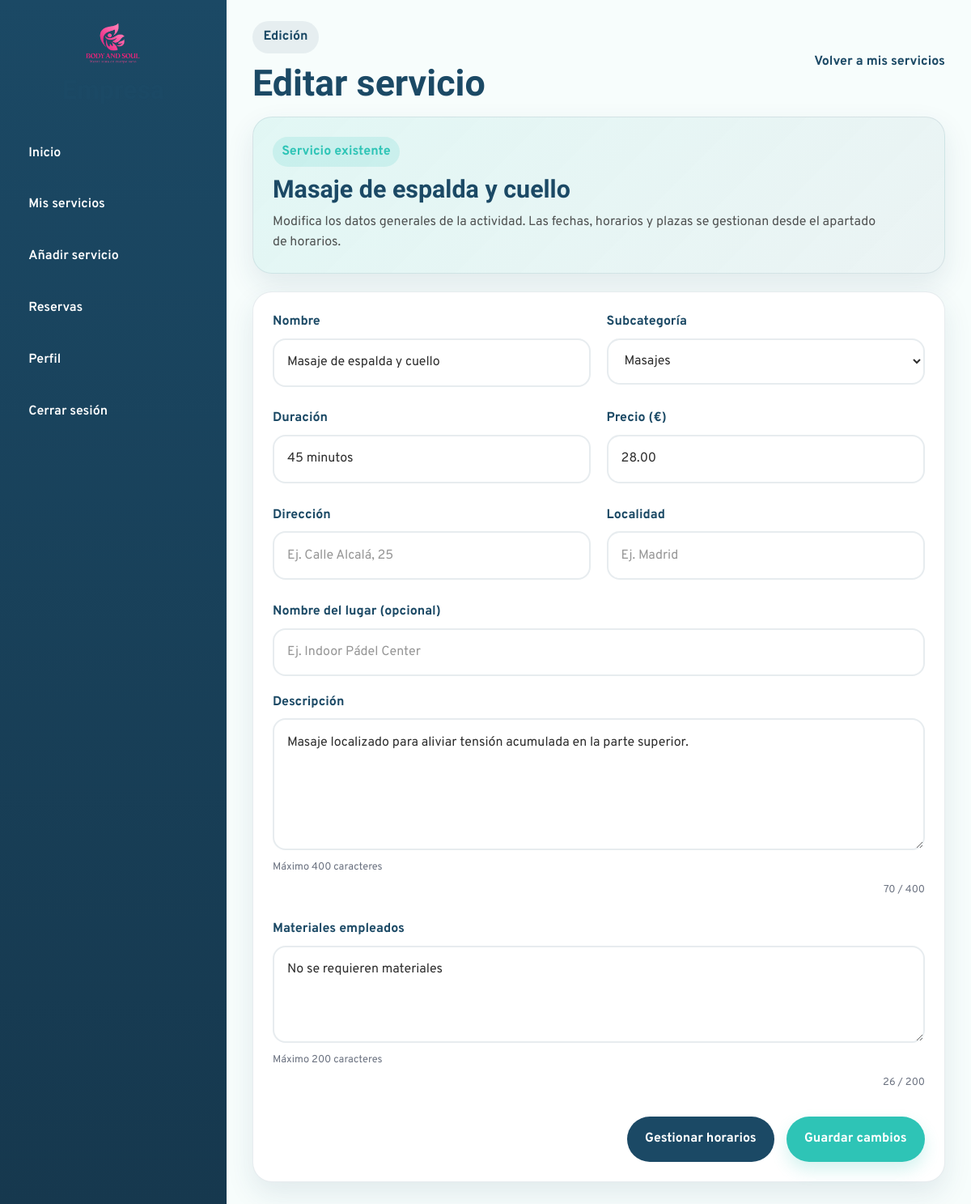
The app's page /Empresa/editar-servicio.php?id=69 (signed in) with its own data.
### tables this page shows
CREATE TABLE `servicio` (
  `id_servicio` int(11) NOT NULL,
  `id_empresa` int(11) NOT NULL,
  `nombre_servicio` varchar(150) NOT NULL,
  `descripcion` text DEFAULT NULL,
  `lugar` varchar(150) DEFAULT NULL,
  `id_categoria` int(11) NOT NULL,
  `precio` decimal(10,2) NOT NULL DEFAULT 0.00,
  `duracion` varchar(50) DEFAULT NULL,
  `materiales` text DEFAULT NULL,
  `estado` enum('activo','cancelado') NOT NULL DEFAULT 'activo'
);

CREATE TABLE `categoria` (
  `id_categoria` int(11) NOT NULL,
  `nombre` varchar(100) NOT NULL,
  `id_categoria_padre` int(11) DEFAULT NULL
);

### bd/bdact.php (called while the page is built, shortened)
<?php
class bdact{
public $pdo = "";
public function __construct($host,$port,$db,$user,$pass) {
    $this->pdo = new PDO("mysql:host=".$host.";port=".$port.";dbname=".$db.";charset=utf8", $user, $pass);
    }
public function ObtenerIdCategoriaPorNombre($nombreCategoria){
    $sentencia = "SELECT id_categoria
            FROM categoria
            WHERE nombre = :nombre
            LIMIT 1";
    $ejecuccion = $this->pdo->prepare($sentencia);
    $ejecuccion->execute([
        ":nombre" => $nombreCategoria
    ]);
    $fila = $ejecuccion->fetch(PDO::FETCH_ASSOC);
    return $fila["id_categoria"];
}
public function obtenerSubcat($idcatpadre){
    $sentencia = "SELECT * FROM categoria WHERE id_categoria_padre = :idcatpadre ORDER BY nombre ASC";
    $ejecuccion = $this->pdo->prepare($sentencia);
    $ejecuccion->execute([
        ":idcatpadre" => $idcatpadre
    ]);
    $fila=$ejecuccion->fetchAll(PDO::FETCH_ASSOC);
    return $fila;
}
public function obtenerActividadPorId($idServicio){
    $sentencia = "SELECT * FROM servicio WHERE id_servicio = :id_servicio AND estado = 'activo'";
    $ejecucion = $this->pdo->prepare($sentencia);
    $ejecucion->execute([
        ":id_servicio" => $idServicio
    ]);
    $fila = $ejecucion->fetch(PDO::FETCH_ASSOC);
    return $fila;
}
}
?>

### bd/bdempresa.php (called while the page is built, shortened)
<?php
class bdempresa{
public $pdo = "";
public function __construct($host,$port,$db,$user,$pass) {
    $this->pdo = new PDO("mysql:host=".$host.";port=".$port.";dbname=".$db.";charset=utf8", $user, $pass);
    }
public function sacardatosempresa($idEmpresa){
    $sentencia = "SELECT * FROM empresa WHERE id_empresa = :id LIMIT 1";
    $ejecucion = $this->pdo->prepare($sentencia);
    $ejecucion->execute([
        ":id" => $idEmpresa
    ]);
    $empresa = $ejecucion->fetch(PDO::FETCH_ASSOC);
    return $empresa;
}
}
?>

### Empresa/editar-servicio.php (the view, shortened to what this page needs)
<?php
require_once("head.php");
require_once("../bd/bdempresa.php");
$idEmpresa = $_SESSION["empresa"];
$idServicio = (int) $_GET["id"];
$empresa = $bdempre->sacardatosempresa($idEmpresa);
$idCategoriaPadre = $bdact->ObtenerIdCategoriaPorNombre($empresa["categoria_empresa"]);
$subcat = $bdact->obtenerSubcat($idCategoriaPadre);
$servicio = $bdact->obtenerActividadPorId($idServicio);
$nombre_servicio = $servicio["nombre_servicio"];
$id_categoria = $servicio["id_categoria"];
$duracion = $servicio["duracion"];
$precio = $servicio["precio"];
$descripcion = $servicio["descripcion"];
$materiales = $servicio["materiales"];
$direccion_lugar = "";
$localidad_lugar = "";
$nombre_lugar = "";
?>
<div class="company-main">
  <header class="company-topbar">
    <div class="company-topbar-left">
      <span class="company-page-tag">Edición</span>
      <h2>Editar servicio</h2>
    </div>
    <div class="company-topbar-right">
      <a href="mis-servicios.php" class="company-back-link">Volver a mis servicios</a>
    </div>
  </header>
  <main class="company-content">
    <section class="company-form-hero">
      <div>
        <span class="company-section-badge">Servicio existente</span>
        <h3><?= htmlspecialchars($servicio["nombre_servicio"]) ?></h3>
        <p>
          Modifica los datos generales de la actividad. Las fechas, horarios y plazas se gestionan desde el apartado de horarios.
        </p>
      </div>
    </section>
    <section class="company-form-card">
      <form action="" method="post" class="company-service-form">
        <div class="form-grid">
          <div class="form-group">
            <label for="nombre_servicio">Nombre</label>
            <input
              type="text"
              id="nombre_servicio"
              name="nombre_servicio"
              value="<?php echo htmlspecialchars($nombre_servicio); ?>"
            >
          </div>
          <div class="form-group">
            <label for="id_categoria">Subcategoría</label>
            <select id="id_categoria" name="id_categoria">
              <?php foreach($subcat as $subcategoria){ ?>
                <option
                  value="<?php echo $subcategoria["id_categoria"]; ?>"
                  <?php if($id_categoria == $subcategoria["id_categoria"]){ echo "selected"; } ?>
                >
                  <?php echo $subcategoria["nombre"]; ?>
                </option>
              <?php } ?>
            </select>
          </div>
          <div class="form-group">
            <label for="duracion">Duración</label>
            <input
              type="text"
              id="duracion"
              name="duracion"
              placeholder="Ej. 1 hora y 30 minutos"
              value="<?php echo htmlspecialchars($duracion); ?>"
            >
          </div>
          <div class="form-group">
            <label for="precio">Precio (€)</label>
            <input
              type="number"
              id="precio"
              name="precio"
              min="0"
              step="0.01"
              value="<?php echo htmlspecialchars($precio); ?>"
            >
          </div>
          <div class="form-group">
            <label for="direccion_lugar">Dirección</label>
            <input
              type="text"
              id="direccion_lugar"
              name="direccion_lugar"
              placeholder="Ej. Calle Alcalá, 25"
              value="<?php echo htmlspecialchars($direccion_lugar); ?>"
            >
          </div>
          <div class="form-group">
            <label for="localidad_lugar">Localidad</label>
            <input
              type="text"
              id="localidad_lugar"
              name="localidad_lugar"
              placeholder="Ej. Madrid"
              value="<?php echo htmlspecialchars($localidad_lugar); ?>"
            >
          </div>
          <div class="form-group full-width">
            <label for="nombre_lugar">Nombre del lugar <span class="optional-label">(opcional)</span></label>
            <input
              type="text"
              id="nombre_lugar"
              name="nombre_lugar"
              placeholder="Ej. Indoor Pádel Center"
              value="<?php echo htmlspecialchars($nombre_lugar); ?>"
            >
          </div>
          <div class="form-group full-width">
            <label for="descripcion">Descripción</label>
            <textarea
              id="descripcion"
              name="descripcion"
              rows="5"
              maxlength="400"
            ><?php echo htmlspecialchars($descripcion); ?></textarea>
            <small class="form-hint">Máximo 400 caracteres</small>
            <small id="contadorDescripcion" class="form-counter">0 / 400</small>
          </div>
          <div class="form-group full-width">
            <label for="materiales">Materiales empleados</label>
            <textarea
              id="materiales"
              name="materiales"
              rows="3"
              maxlength="200"
            ><?php echo htmlspecialchars($materiales); ?></textarea>
            <small class="form-hint">Máximo 200 caracteres</small>
            <small id="contadorMateriales" class="form-counter">0 / 200</small>
          </div>
        </div>
        <div class="form-actions">
          <a href="gestionar-horarios.php?idservicio=<?=$idServicio?>" class="btn-secondary-company">
            Gestionar horarios
          </a>
          <button type="submit" name="enviar" class="btn-primary-company">
            Guardar cambios
          </button>
        </div>
      </form>
    </section>
  </main>
</div>
</body>
</html>

### css/empresa-styles/empresa-index.css (style rules this page uses)
:root { --company-primary: #1B4965; --company-primary-dark: #16384E; --company-secondary: #2EC4B6; --company-accent-soft: rgba(255, 143, 163, 0.16); --company-bg: #F7FDFC; --company-surface: #ffffff; --company-text: #2E2E2E; --company-border: rgba(27, 73, 101, 0.10); --company-shadow: 0 14px 34px rgba(27, 73, 101, 0.10); --company-radius: 24px; --company-transition: all 0.3s ease; }
* { box-sizing: border-box; }
body.company-body { margin: 0; font-family: "Overpass", sans-serif; background-color: var(--company-bg); color: var(--company-text); }
.company-main { display: flex; flex-direction: column; }
.company-topbar { display: flex; justify-content: space-between; align-items: center; gap: 1rem; padding: 1.6rem 2rem 1rem; }
.company-page-tag { display: inline-block; background-color: rgba(27, 73, 101, 0.08); color: var(--company-primary); padding: 0.45rem 0.85rem; border-radius: 999px; font-weight: 700; margin-bottom: 0.7rem; }
.company-topbar-left h2 { margin: 0; font-family: "Sansita", serif; color: var(--company-primary); font-size: clamp(2rem, 4vw, 2.8rem); }
.company-content { padding: 0 2rem 2rem; }
.company-section-badge { display: inline-block; background-color: rgba(46, 196, 182, 0.14); color: var(--company-secondary); padding: 0.35rem 0.7rem; border-radius: 999px; font-weight: 700; margin-bottom: 0.7rem; }

### css/empresa-styles/perfil-empresa.css (style rules this page uses)
:root { --company-primary: #1B4965; --company-primary-dark: #16384E; --company-secondary: #2EC4B6; --company-accent: #FF8FA3; --company-bg: #F7FDFC; --company-surface: #ffffff; --company-text: #2E2E2E; --company-border: rgba(27, 73, 101, 0.10); --company-shadow: 0 14px 34px rgba(27, 73, 101, 0.10); --company-radius: 24px; --company-transition: all 0.3s ease; }
* { box-sizing: border-box; }
body.company-body { margin: 0; font-family: "Overpass", sans-serif; background-color: var(--company-bg); color: var(--company-text); }
.company-main { display: flex; flex-direction: column; }
.company-topbar { display: flex; justify-content: space-between; align-items: center; gap: 1rem; padding: 1.6rem 2rem 1rem; }
.company-page-tag { display: inline-block; background-color: rgba(27, 73, 101, 0.08); color: var(--company-primary); padding: 0.45rem 0.85rem; border-radius: 999px; font-weight: 700; margin-bottom: 0.7rem; }
.company-topbar-left h2 { margin: 0; font-family: "Sansita", serif; color: var(--company-primary); font-size: clamp(2rem, 4vw, 2.8rem); }
.company-content { padding: 0 2rem 2rem; }
.company-section-badge { display: inline-block; background-color: rgba(46, 196, 182, 0.14); color: var(--company-secondary); padding: 0.35rem 0.7rem; border-radius: 999px; font-weight: 700; margin-bottom: 0.7rem; }
.form-grid { display: grid; grid-template-columns: 1fr 1fr; gap: 1.2rem; }
.form-group { display: flex; flex-direction: column; gap: 0.45rem; }
.full-width { grid-column: 1 / -1; }
.form-group label { font-weight: 700; color: var(--company-primary); }
.form-group input, .form-group select, .form-group textarea { width: 100%; padding: 0.95rem 1rem; border-radius: 16px; border: 2px solid rgba(27, 73, 101, 0.10); background-color: #fff; color: var(--company-text); outline: none; transition: var(--company-transition); font: inherit; }
.form-group textarea { resize: vertical; min-height: 120px; }
.form-actions { display: flex; justify-content: flex-end; }
.btn-primary-company { border: none; border-radius: 999px; padding: 0.95rem 1.4rem; font-weight: 700; cursor: pointer; transition: var(--company-transition); background-color: var(--company-secondary); color: #fff; box-shadow: 0 10px 20px rgba(46, 196, 182, 0.2); }

### css/styles.css (style rules this page uses)
:root { --mint: #147a72; --navy: #1B4965; --pink: #b03a5b; --light: #F7FDFC; --dark: #2E2E2E; --white: #ffffff; --font-title: "Sansita Swashed", serif; --font-text: "Overpass", sans-serif; --radius-sm: 10px; --radius-md: 18px; --radius-lg: 28px; --shadow-soft: 0 10px 30px rgba(27, 73, 101, 0.12); --transition: all 0.3s ease; }
* { margin: 0; padding: 0; box-sizing: border-box; }
html { scroll-behavior: smooth; }
body { font-family: var(--font-text); color: var(--dark); background-color: var(--light); line-height: 1.6; }
a { text-decoration: none; color: inherit; }
button, input, select, textarea { font: inherit; }
h1, h2, h3, h4 { font-family: var(--font-title); color: var(--navy); line-height: 1.15; }

### records on screen
servicio: nombre_servicio "Masaje de espalda y cuello", id_categoria "Masajes", duracion "45 minutos", precio "28.00", descripcion "Masaje localizado para aliviar tensión acumulada en la parte superior.", materiales "No se requieren materiales"
